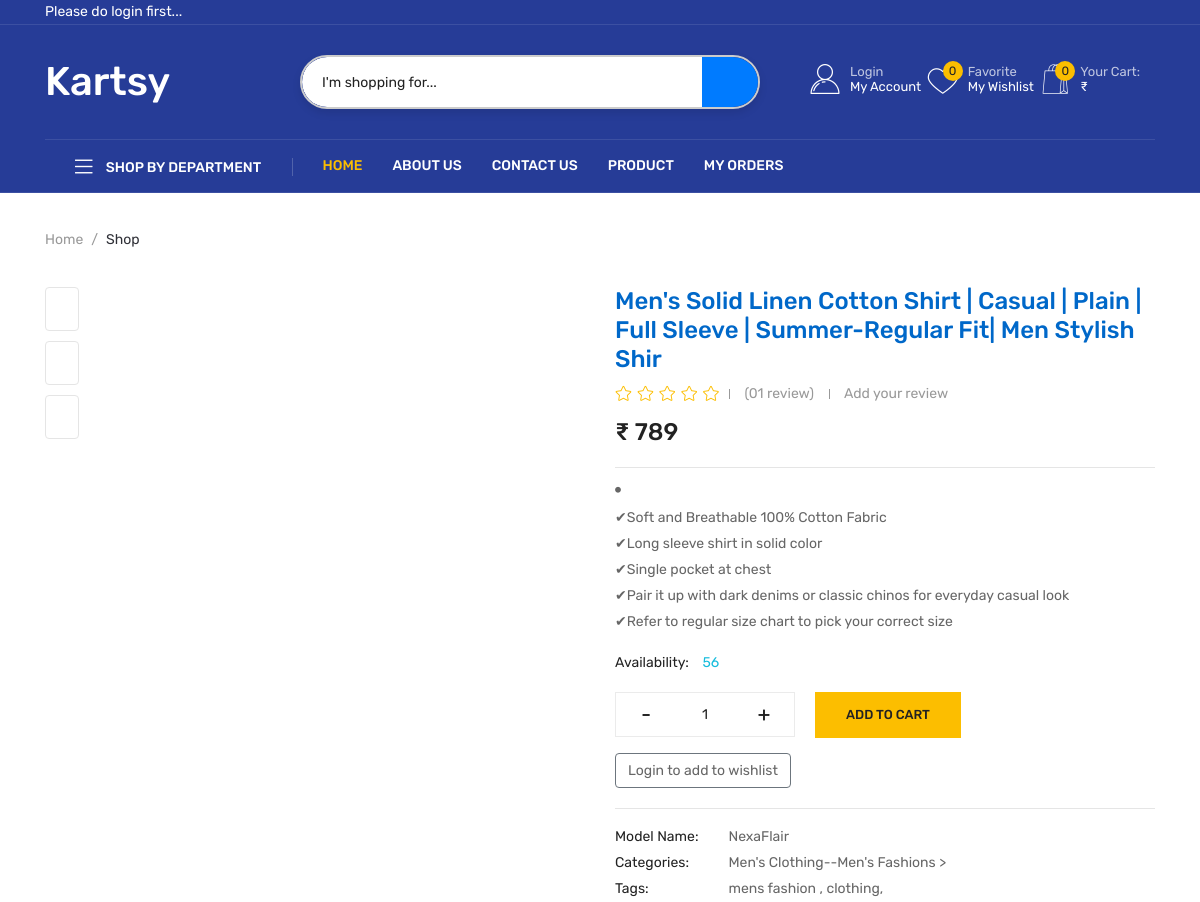
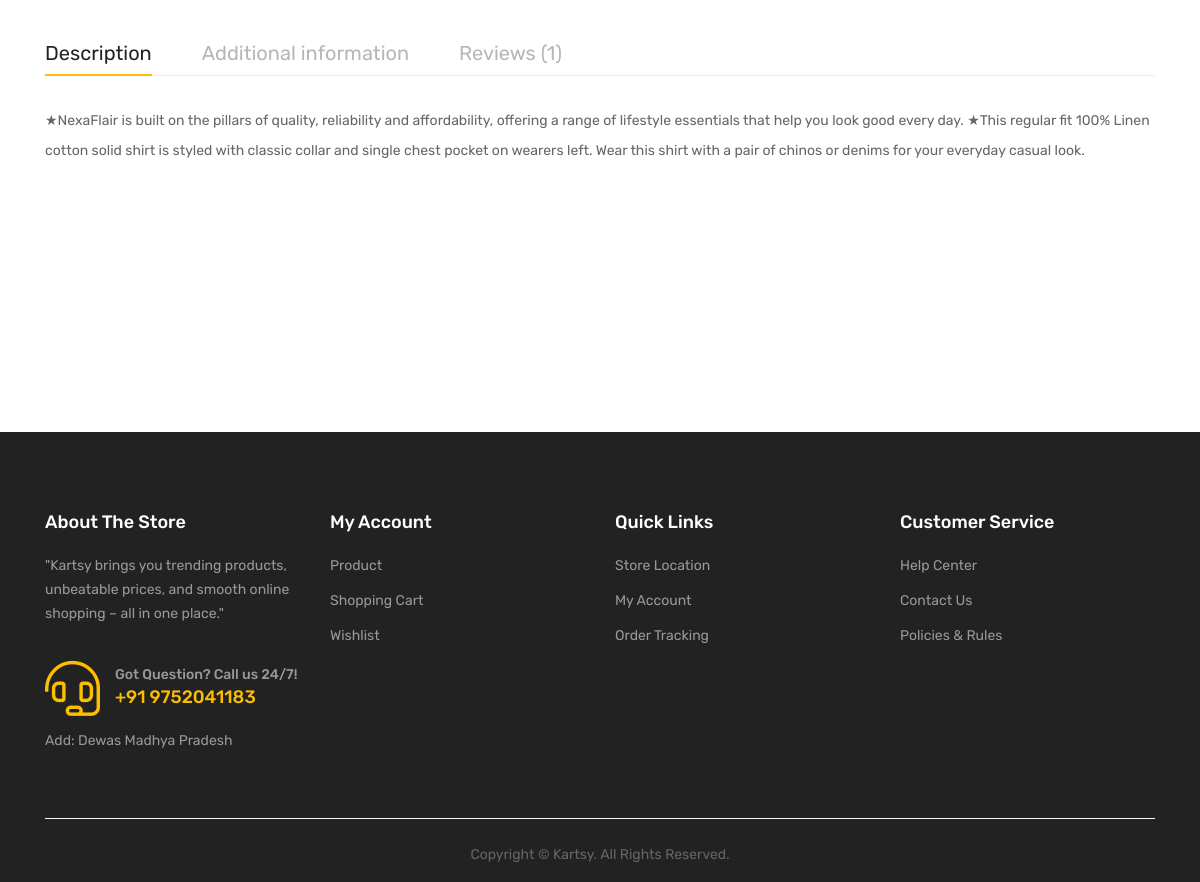
The app's page /product/mens-solid-linen-cotton-shirt-casual-plain-full-sleeve-summer-regular-fit-men-stylish-shir/ with its own data (2 pictures, top to bottom).
### App/models.py (models this page shows, shortened)
class Product(models.Model):
    is_recommended = models.BooleanField(default=False)

class Category(models.Model):
    main_category=models.ForeignKey(Main_Category,on_delete=models.CASCADE)
    name=models.CharField(max_length=100)
    def __str__(self):
        return self.name + '--' + self.main_category.name

class Main_Category(models.Model):
    name=models.CharField(max_length=100)

### App/views.py (the view)
# urls.py: path('product/<slug:slug>/',views.PRODUCT_DETAILS,name='product_detail'),
def PRODUCT_DETAILS(request,slug):
    product=Product.objects.filter(slug = slug)
    if product.exists ():
            product=Product.objects.get(slug = slug)
    else:
         return redirect('404')
    context={
        'product':product,
    }
    return render(request,'product/product_detail.html',context)

### App/context_processors.py (called while the page is built)
def wishlist_count(request):
    if request.user.is_authenticated:
        count = Wishlist.objects.filter(user=request.user).count()
    else:
        count = 0
    return {'wishlist_count': count}

### template/product/product_detail.html (shortened to what this page needs)
{% extends 'base.html' %}
{% load static %}
{% block body %}
        <section class="breadcrumb__area box-plr-75">
            <div class="container">
                <div class="row">
                    <div class="col-xxl-12">
                        <div class="breadcrumb__wrapper">
                            <nav aria-label="breadcrumb">
                                <ol class="breadcrumb">
                                  <li class="breadcrumb-item"><a href="index.html">Home</a></li>
                                  <li class="breadcrumb-item active" aria-current="page">Shop</li>
                                </ol>
                              </nav>
                        </div>
                    </div>
                </div>
            </div>
        </section>
        <div class="product-details">
            <div class="container">
                <div class="row">
                    <div class="col-xl-6">
                        <div class="product__details-nav d-sm-flex align-items-start">
                            <ul class="nav nav-tabs flex-sm-column justify-content-between" id="productThumbTab" role="tablist">
                              {% for i in product.product_image_set.all %}
                                <li class="nav-item" role="presentation">
                                  <button class="nav-link" id="thumb{{i.id}}-tab" data-bs-toggle="tab" data-bs-target="#thumb{{i.id}}" type="button" role="tab" aria-controls="thumb{{i.id}}" aria-selected="true">
                                  </button>
                                </li>
                                {% endfor %}
                            </ul>
                            <div class="product__details-thumb">
                                <div class="tab-content" id="productThumbContent">
                                          <div class="tab-pane fade show active " id="thumb" role="tabpanel" aria-labelledby="thumb-tab">
                                        <div class="product__details-nav-thumb w-img" style="height: 600px; width: 300px;">
                                        </div>
                                        </div>
                                  </div>
                            </div>
                        </div>
                    </div>
                    <div class="col-xl-6">
                        <div class="product__details-content">
                            <h6>{{product.product_name}}</h6>
                            <div class="pd-rating mb-10">
                                <ul class="rating">
                                    <li><a href="#"><i class="fal fa-star"></i></a></li>
                                    <li><a href="#"><i class="fal fa-star"></i></a></li>
                                    <li><a href="#"><i class="fal fa-star"></i></a></li>
                                    <li><a href="#"><i class="fal fa-star"></i></a></li>
                                    <li><a href="#"><i class="fal fa-star"></i></a></li>
                                </ul>
                                <span>(01 review)</span>
                                <span><a href="#">Add your review</a></span>
                            </div>
                            <div class="price mb-10">
                                <span> ₹ {{product.price}}</span>
                            </div>
                            <div class="features-des mb-20 mt-10">
                                <ul>
                                    <li><a href="product-details.html"><i class="fas fa-circle"></i>{{product.Product_Information|safe}}</a></li>
                                </ul>
                            </div>
                            <div class="product-stock mb-20">
                                <h5>Availability: <span> {{product.Availability}}</span></h5>
                            </div>
                            <div class="cart-option mb-15">
                                <div class="product-quantity mr-20">
                                    <div class="cart-plus-minus p-relative"><input type="text" value="1"><div class="dec qtybutton">-</div><div class="inc qtybutton">+</div></div>
                                </div>
                                <a href="{% url 'cart_add' product.id %}" class="cart-btn">Add to Cart</a>
                            </div>
                            <div class="details-meta">
                                <div class="d-meta-left">
                                    <div class="dm-item mr-20">
                                        {% if user.is_authenticated %}
                                            <a href="{% url 'add_to_wishlist' product.id %}" class="btn btn-outline-danger"> Add to Wishlist</a>
                                        {% else %}
                                            <a href="{% url 'handlelogin' %}" class="btn btn-outline-secondary">Login to add to wishlist</a>
                                        {% endif %}
                                    </div>
                                </div>
                            </div>
                            <div class="product-tag-area mt-15">
                                <div class="product_info">
                                    <span class="sku_wrapper">
                                        <span class="title">Model Name:</span>
                                        <span class="sku">{{product.model_name}}</span>
                                    </span>
                                    <span class="posted_in">
                                        <span class="title">Categories:</span>
                                        <a href="#">{{product.Categories}}</a>
                                      >
                                    </span>
                                    <span class="tagged_as">
                                        <span class="title">Tags:</span>
                                        <a href="#">{{product.Tags}}</a>,
                                    </span>
                                </div>
                            </div>
                        </div>
                    </div>
                </div>
            </div>
        </div>
        <div class="product-details-des mt-40 mb-60">
            <div class="container">
                <div class="row">
                    <div class="col-xl-12">
                        <div class="product__details-des-tab">
                            <ul class="nav nav-tabs" id="productDesTab" role="tablist">
                                <li class="nav-item" role="presentation">
                                  <button class="nav-link active" id="des-tab" data-bs-toggle="tab" data-bs-target="#des" type="button" role="tab" aria-controls="des" aria-selected="true">Description </button>
                                </li>
                                <li class="nav-item" role="presentation">
                                    <button class="nav-link" id="aditional-tab" data-bs-toggle="tab" data-bs-target="#aditional" type="button" role="tab" aria-controls="aditional" aria-selected="false">Additional information</button>
                                  </li>
                                <li class="nav-item" role="presentation">
                                  <button class="nav-link" id="review-tab" data-bs-toggle="tab" data-bs-target="#review" type="button" role="tab" aria-controls="review" aria-selected="false">Reviews (1) </button>
                                </li>
                              </ul>
                        </div>
                    </div>
                </div>
                <div class="tab-content" id="prodductDesTaContent">
                    <div class="tab-pane fade active show" id="des" role="tabpanel" aria-labelledby="des-tab">
                        <div class="product__details-des-wrapper">
                            {{product.Description|safe}}
                        </div>
                    </div>
                </div>
            </div>
        </div>
<br>
{% endblock %}

### static/assets/css/default.css (style rules this page uses)
.mt-10 { margin-top:10px }
.mt-15 { margin-top:15px }
.mt-40 { margin-top:40px }
.mb-10 { margin-bottom:10px }
.mb-15 { margin-bottom:15px }
.mb-20 { margin-bottom:20px }
.mb-60 { margin-bottom:60px }
.mr-20 { margin-right:20px }

### records on screen
Product: product_name "Men's Solid Linen Cotton Shirt | Casual | Plain | Full Sleeve | Summer-Regular Fit| Men Stylish Shir", price "789", Product_Information "✔Soft and Breathable 100% Cotton Fabric ✔Long sleeve shirt in solid color ✔Single pocket at chest ✔Pair it up with dark denims or classic chinos for everyday casual look ✔Refer to regular size chart to pick your correct size", Availability "56", model_name "NexaFlair", Categories "Men's Clothing--Men's Fashions", Tags "mens fashion , clothing", Description "★NexaFlair is built on the pillars of quality, reliability and affordability, offering a range of lifestyle essentials that help you look good every day. ★This regular fit 100% Linen cotton solid shirt is styled with classic collar and single chest pocket on wearers left. Wear this shirt with a pair of chinos or denims for your everyday casual look."

### other values on screen
{{ wishlist_count }} "0"
{{ request.session.cart|length }} "0"
